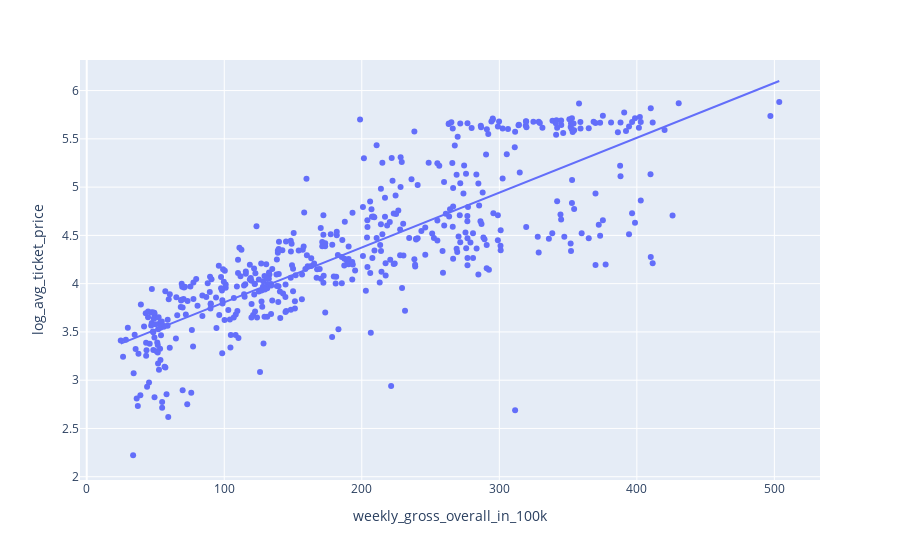

The notebook cell this image was saved under:
### Code cell
broadway['log_avg_ticket_price'] = np.log(broadway['avg_ticket_price'])
broadway['weekly_gross_overall_in_100k'] = broadway['weekly_gross_overall']/100000 
fig = px.scatter(broadway, x='weekly_gross_overall_in_100k', 
                 y='log_avg_ticket_price', trendline='ols')
fig.show()

### Figure 1 — Plotly figure (JSON) as saved in the notebook; plotly's stock layout.template omitted (floating-point values rounded to 4 significant figures; data arrays with more than 128 entries replaced by an {"elided": "..."} marker saying what was removed)
{"data": [{"hovertemplate": "weekly_gross_overall_in_100k=%{x}<br>log_avg_ticket_price=%{y}<extra></extra>", "legendgroup": "", "marker": {"color": "#636efa", "symbol": "circle"}, "mode": "markers", "name": "", "orientation": "v", "showlegend": false, "type": "scatter", "x": {"elided": "500 float values"}, "xaxis": "x", "y": {"elided": "500 float values"}, "yaxis": "y"}, {"hovertemplate": "<b>OLS trendline</b><br>log_avg_ticket_price = 0.00568264 * weekly_gross_overall_in_100k + 3.23777<br>R<sup>2</sup>=0.664914<br><br>weekly_gross_overall_in_100k=%{x}<br>log_avg_ticket_price=%{y} <b>(trend)</b><extra></extra>", "legendgroup": "", "marker": {"color": "#636efa", "symbol": "circle"}, "mode": "lines", "name": "", "showlegend": false, "type": "scatter", "x": {"elided": "500 float values"}, "xaxis": "x", "y": {"elided": "500 float values"}, "yaxis": "y"}], "layout": {"legend": {"tracegroupgap": 0}, "margin": {"t": 60}, "xaxis": {"anchor": "y", "domain": [0, 1], "title": {"text": "weekly_gross_overall_in_100k"}}, "yaxis": {"anchor": "x", "domain": [0, 1], "title": {"text": "log_avg_ticket_price"}}}}
